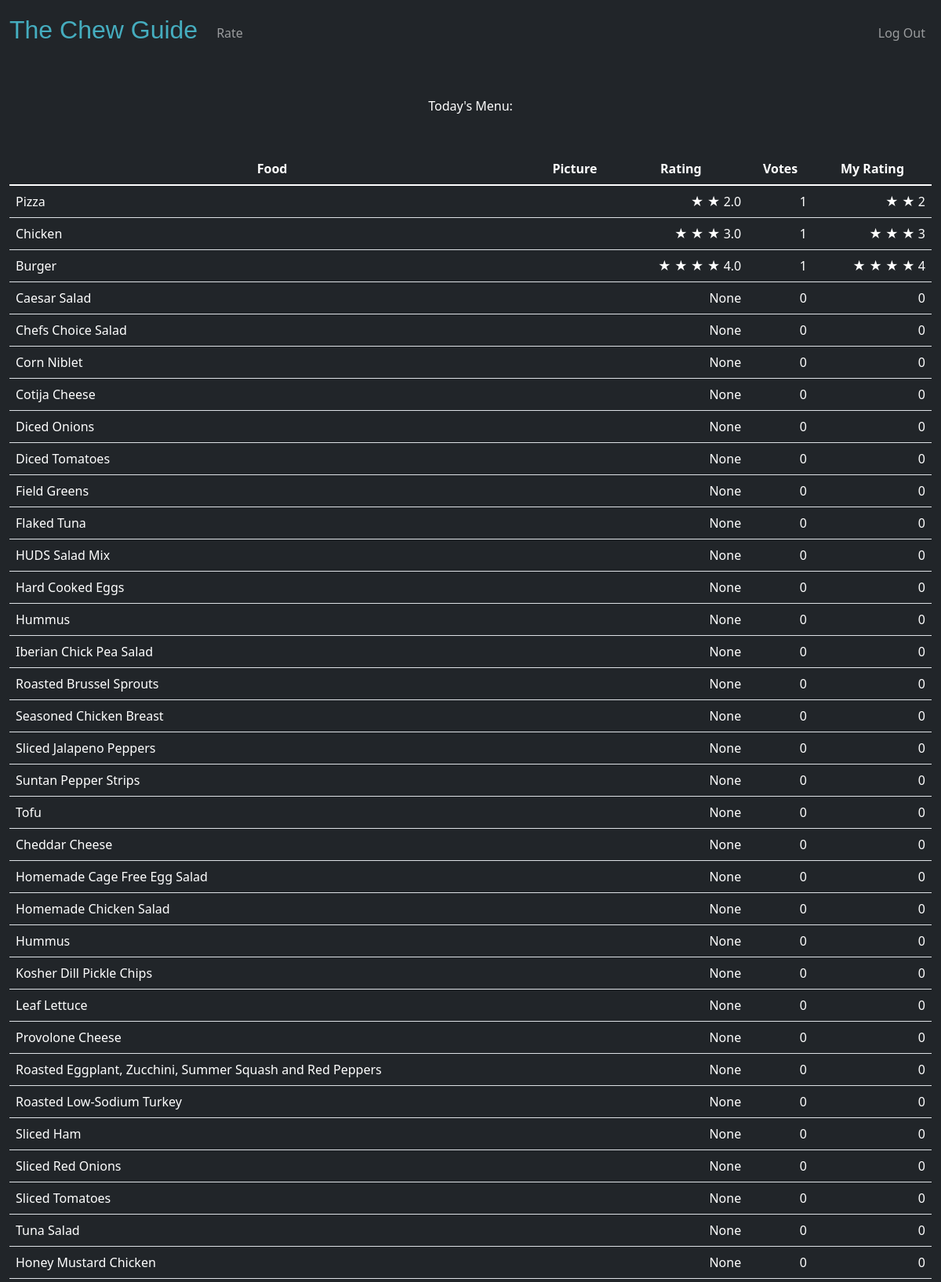
The page / (signed in, upper part) on the database its author committed.
### tables this page shows
CREATE TABLE menu(id INTEGER, food TEXT, class TEXT, PRIMARY KEY (id));

### app.py (the view)
@app.route("/")
@login_required
def index():
    food = db.execute("SELECT id, food FROM menu");
    rows = food;
    for i in range(len(food)):
        rating = db.execute("SELECT AVG(rating) FROM ratings WHERE food_id = ?", str(food[i]['id']))
        number_of_ratings = len(db.execute("SELECT DISTINCT user_id FROM ratings WHERE food_id = ?", str(food[i]['id'])))
        my_rating = db.execute("SELECT rating FROM ratings WHERE user_id = ? and food_id = ?", session["user_id"], str(food[i]['id']))
        rows[i]['rating'] = rating[0]['AVG(rating)']
        rows[i]['number_of_ratings'] = number_of_ratings
        if len(my_rating) > 0:
            rows[i]['my_rating'] = my_rating[0]['rating']
        else:
            rows[i]['my_rating'] = 0
        if rows[i]["rating"] != None:
            rows[i]["rating_int"] = int(rows[i]['rating'])
        else:
            rows[i]["rating_int"] = 0
    return render_template("index.html", rows=rows)

### app.py (called while the page is built)
@app.after_request
def after_request(response):
    response.headers["Cache-Control"] = "no-cache, no-store, must-revalidate"
    response.headers["Expires"] = 0
    response.headers["Pragma"] = "no-cache"
    return response

### helpers.py (called while the page is built)
def login_required(f):
    @wraps(f)
    def decorated_function(*args, **kwargs):
        if session.get("user_id") is None:
            return redirect("/login")
        return f(*args, **kwargs)
    return decorated_function

### templates/index.html (shortened to what this page needs)
{% extends "layout.html" %}
{% block main %}
<form action="/" method="post">
    <header class="bg-dark mb-5 big text-center text-white">
        Today's Menu:
    </header>
    <div class="mb-3">
        <table class="table tablestriped">
            <thead class="bg-dark mb-5 big text-center text-white">
                <tr>
                    <th>Food</th>
                    <th>Picture</th>
                    <th>Rating</th>
                    <th>Votes</th>
                    <th>My Rating</th>
                </tr>
            </thead>
            <tbody class="bg-dark mb-5 big text-center text-white">
                {% for row in rows %}
                    <tr>
                        <td class="text-start">{{row['food']}}</td>
                        <td class="text-start"> </td>
                        <td class="text-end">
                        {% for i in range(row['rating_int']) %}
                            ★
                        {% endfor %}
                        {{row['rating']}}
                        </td>
                        <td class="text-end">{{row['number_of_ratings']}}</td>
                        <td class="text-end">
                        {% for i in range(row['my_rating']) %}
                            ★
                        {% endfor %}
                        {{row['my_rating']}}
                        </td>
                    </tr>
                {% endfor %}
            </tbody>
        </table>
    </div>
</form>
{% endblock %}

### templates/layout.html (shortened to what this page needs)
<!DOCTYPE html>
<html lang="en">
    <head>
        <link href="https://cdn.jsdelivr.net/npm/bootstrap@5.1.3/dist/css/bootstrap.min.css" rel="stylesheet">
        <link href="/static/styles.css" rel="stylesheet">
    </head>
    <body id="body" class="bg-dark">
        <nav class="bg-dark navbar navbar-expand-md navbar-dark">
            <div class="container-fluid">
                <a class="navbar-brand" href="/"><span class="blue">The Chew Guide</span></a>
                <div class="collapse navbar-collapse" id="navbar">
                    {% if session["user_id"] %}
                        <ul class="navbar-nav me-auto mt-2">
                            <li class="nav-item"><a class="nav-link" href="/rate">Rate</a></li>
                        </ul>
                        <ul class="navbar-nav ms-auto mt-2">
                            <li class="nav-item"><a class="nav-link" href="/logout">Log Out</a></li>
                        </ul>
                    {% else %}
                        <ul class="navbar-nav ms-auto mt-2">
                            <li class="nav-item"><a class="nav-link" href="/register">Register</a></li>
                            <li class="nav-item"><a class="nav-link" href="/login">Log In</a></li>
                        </ul>
                    {% endif %}
                </div>
            </div>
        </nav>
        <main class="container-fluid overflow-scroll py-5 text-center">
            {% block main %}{% endblock %}
        </main>
    </body>
</html>

### static/styles.css (style rules this page uses)
nav .navbar-brand { font-size: xx-large; }
nav .navbar-brand .blue { color: #45adbf; font-family: "Arial"; }
#body { background: #1f1f2e; }

### rows shown on the page
menu: food "Pizza", rating "2.0", number_of_ratings "1", my_rating "2"
menu: food "Chicken", rating "3.0", number_of_ratings "1", my_rating "3"
menu: food "Burger", rating "4.0", number_of_ratings "1", my_rating "4"
menu: food "Caesar Salad", rating "None", number_of_ratings "0", my_rating "0"
menu: food "Chefs Choice Salad", rating "None", number_of_ratings "0", my_rating "0"
menu: food "Corn Niblet", rating "None", number_of_ratings "0", my_rating "0"
menu: food "Cotija Cheese", rating "None", number_of_ratings "0", my_rating "0"
menu: food "Diced Onions", rating "None", number_of_ratings "0", my_rating "0"
menu: food "Diced Tomatoes", rating "None", number_of_ratings "0", my_rating "0"
menu: food "Field Greens", rating "None", number_of_ratings "0", my_rating "0"
menu: food "Flaked Tuna", rating "None", number_of_ratings "0", my_rating "0"
menu: food "HUDS Salad Mix", rating "None", number_of_ratings "0", my_rating "0"
menu: food "Hard Cooked Eggs", rating "None", number_of_ratings "0", my_rating "0"
menu: food "Hummus", rating "None", number_of_ratings "0", my_rating "0"
menu: food "Iberian Chick Pea Salad", rating "None", number_of_ratings "0", my_rating "0"
menu: food "Roasted Brussel Sprouts", rating "None", number_of_ratings "0", my_rating "0"
menu: food "Seasoned Chicken Breast", rating "None", number_of_ratings "0", my_rating "0"
menu: food "Sliced Jalapeno Peppers", rating "None", number_of_ratings "0", my_rating "0"
menu: food "Suntan Pepper Strips", rating "None", number_of_ratings "0", my_rating "0"
menu: food "Tofu", rating "None", number_of_ratings "0", my_rating "0"
menu: food "Cheddar Cheese", rating "None", number_of_ratings "0", my_rating "0"
menu: food "Homemade Cage Free Egg Salad", rating "None", number_of_ratings "0", my_rating "0"
menu: food "Homemade Chicken Salad", rating "None", number_of_ratings "0", my_rating "0"
menu: food "Hummus", rating "None", number_of_ratings "0", my_rating "0"
menu: food "Kosher Dill Pickle Chips", rating "None", number_of_ratings "0", my_rating "0"
menu: food "Leaf Lettuce", rating "None", number_of_ratings "0", my_rating "0"
menu: food "Provolone Cheese", rating "None", number_of_ratings "0", my_rating "0"
menu: food "Roasted Eggplant, Zucchini, Summer Squash and Red Peppers", rating "None", number_of_ratings "0", my_rating "0"
menu: food "Roasted Low-Sodium Turkey", rating "None", number_of_ratings "0", my_rating "0"
menu: food "Sliced Ham", rating "None", number_of_ratings "0", my_rating "0"
menu: food "Sliced Red Onions", rating "None", number_of_ratings "0", my_rating "0"
menu: food "Sliced Tomatoes", rating "None", number_of_ratings "0", my_rating "0"
menu: food "Tuna Salad", rating "None", number_of_ratings "0", my_rating "0"
menu: food "Honey Mustard Chicken", rating "None", number_of_ratings "0", my_rating "0"
